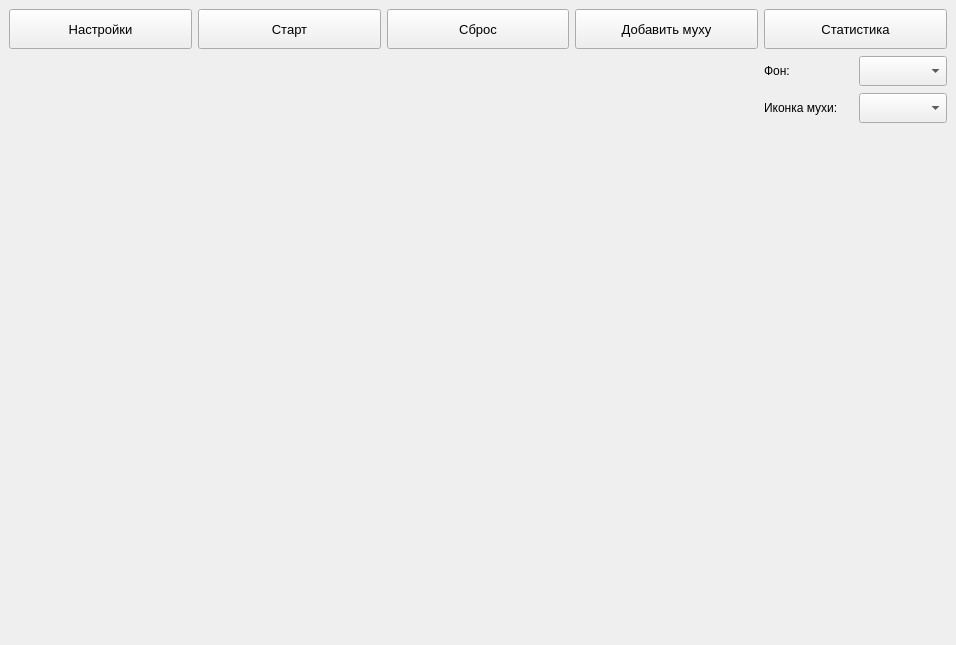
<?xml version="1.0" encoding="UTF-8"?>
<ui version="4.0">
 <class>MainWindow</class>
 <widget class="QMainWindow" name="MainWindow">
  <property name="geometry">
   <rect>
    <x>0</x>
    <y>0</y>
    <width>956</width>
    <height>645</height>
   </rect>
  </property>
  <property name="minimumSize">
   <size>
    <width>640</width>
    <height>480</height>
   </size>
  </property>
  <property name="windowTitle">
   <string>Симулятор поведения мух</string>
  </property>
  <property name="windowIcon">
   <iconset resource="resources.qrc">
    <normaloff>:/images/fly6.png</normaloff>:/images/fly6.png</iconset>
  </property>
  <widget class="QWidget" name="centralwidget">
   <layout class="QGridLayout" name="gridLayout_2">
    <item row="0" column="0">
     <layout class="QGridLayout" name="gridLayout">
      <item row="0" column="0">
       <widget class="QPushButton" name="settingsButton">
        <property name="sizePolicy">
         <sizepolicy hsizetype="Minimum" vsizetype="Fixed">
          <horstretch>0</horstretch>
          <verstretch>0</verstretch>
         </sizepolicy>
        </property>
        <property name="minimumSize">
         <size>
          <width>0</width>
          <height>40</height>
         </size>
        </property>
        <property name="maximumSize">
         <size>
          <width>16777215</width>
          <height>40</height>
         </size>
        </property>
        <property name="font">
         <font>
          <pointsize>10</pointsize>
         </font>
        </property>
        <property name="text">
         <string>Настройки</string>
        </property>
       </widget>
      </item>
      <item row="0" column="1">
       <widget class="QPushButton" name="startStopButton">
        <property name="sizePolicy">
         <sizepolicy hsizetype="Minimum" vsizetype="Fixed">
          <horstretch>0</horstretch>
          <verstretch>0</verstretch>
         </sizepolicy>
        </property>
        <property name="minimumSize">
         <size>
          <width>0</width>
          <height>40</height>
         </size>
        </property>
        <property name="maximumSize">
         <size>
          <width>16777215</width>
          <height>40</height>
         </size>
        </property>
        <property name="font">
         <font>
          <pointsize>10</pointsize>
         </font>
        </property>
        <property name="text">
         <string>Старт</string>
        </property>
       </widget>
      </item>
      <item row="0" column="2">
       <widget class="QPushButton" name="resetButton">
        <property name="minimumSize">
         <size>
          <width>0</width>
          <height>40</height>
         </size>
        </property>
        <property name="maximumSize">
         <size>
          <width>16777215</width>
          <height>40</height>
         </size>
        </property>
        <property name="font">
         <font>
          <pointsize>10</pointsize>
         </font>
        </property>
        <property name="text">
         <string>Сброс</string>
        </property>
       </widget>
      </item>
      <item row="0" column="3">
       <widget class="QPushButton" name="addFlyButton">
        <property name="minimumSize">
         <size>
          <width>0</width>
          <height>40</height>
         </size>
        </property>
        <property name="maximumSize">
         <size>
          <width>16777215</width>
          <height>40</height>
         </size>
        </property>
        <property name="font">
         <font>
          <pointsize>10</pointsize>
         </font>
        </property>
        <property name="text">
         <string>Добавить муху</string>
        </property>
       </widget>
      </item>
      <item row="0" column="4">
       <widget class="QPushButton" name="statisticsButton">
        <property name="minimumSize">
         <size>
          <width>0</width>
          <height>40</height>
         </size>
        </property>
        <property name="maximumSize">
         <size>
          <width>16777215</width>
          <height>40</height>
         </size>
        </property>
        <property name="font">
         <font>
          <pointsize>10</pointsize>
         </font>
        </property>
        <property name="text">
         <string>Статистика</string>
        </property>
       </widget>
      </item>
      <item row="1" column="0">
       <widget class="QLabel" name="overallInfoLabel">
        <property name="minimumSize">
         <size>
          <width>0</width>
          <height>70</height>
         </size>
        </property>
        <property name="maximumSize">
         <size>
          <width>16777215</width>
          <height>70</height>
         </size>
        </property>
        <property name="text">
         <string/>
        </property>
       </widget>
      </item>
      <item row="2" column="0" colspan="5">
       <widget class="SimulationViewerWidget" name="flySimulationWidget" native="true"/>
      </item>
      <item row="1" column="4">
       <layout class="QGridLayout" name="gridLayout_3">
        <item row="0" column="0">
         <widget class="QLabel" name="backgroundTextLabel">
          <property name="text">
           <string>Фон:</string>
          </property>
         </widget>
        </item>
        <item row="1" column="0">
         <widget class="QLabel" name="flyIconTextLabel">
          <property name="text">
           <string>Иконка мухи:</string>
          </property>
         </widget>
        </item>
        <item row="0" column="1">
         <widget class="QComboBox" name="backgroundComboBox">
          <property name="minimumSize">
           <size>
            <width>0</width>
            <height>30</height>
           </size>
          </property>
          <property name="currentIndex">
           <number>2</number>
          </property>
          <item>
           <property name="text">
            <string>Нет фона</string>
           </property>
          </item>
          <item>
           <property name="text">
            <string/>
           </property>
          </item>
          <item>
           <property name="text">
            <string/>
           </property>
          </item>
          <item>
           <property name="text">
            <string/>
           </property>
          </item>
          <item>
           <property name="text">
            <string/>
           </property>
          </item>
          <item>
           <property name="text">
            <string/>
           </property>
          </item>
          <item>
           <property name="text">
            <string/>
           </property>
          </item>
         </widget>
        </item>
        <item row="1" column="1">
         <widget class="QComboBox" name="flyIconComboBox">
          <property name="minimumSize">
           <size>
            <width>0</width>
            <height>30</height>
           </size>
          </property>
          <item>
           <property name="text">
            <string/>
           </property>
          </item>
          <item>
           <property name="text">
            <string/>
           </property>
          </item>
          <item>
           <property name="text">
            <string/>
           </property>
          </item>
          <item>
           <property name="text">
            <string/>
           </property>
          </item>
          <item>
           <property name="text">
            <string/>
           </property>
          </item>
          <item>
           <property name="text">
            <string/>
           </property>
          </item>
          <item>
           <property name="text">
            <string/>
           </property>
          </item>
          <item>
           <property name="text">
            <string/>
           </property>
          </item>
         </widget>
        </item>
       </layout>
      </item>
      <item row="1" column="1" colspan="2">
       <widget class="QLabel" name="hintLabel">
        <property name="minimumSize">
         <size>
          <width>0</width>
          <height>70</height>
         </size>
        </property>
        <property name="maximumSize">
         <size>
          <width>16777215</width>
          <height>70</height>
         </size>
        </property>
        <property name="text">
         <string/>
        </property>
        <property name="wordWrap">
         <bool>true</bool>
        </property>
       </widget>
      </item>
     </layout>
    </item>
   </layout>
  </widget>
  <widget class="QMenuBar" name="menubar">
   <property name="geometry">
    <rect>
     <x>0</x>
     <y>0</y>
     <width>956</width>
     <height>21</height>
    </rect>
   </property>
  </widget>
 </widget>
 <customwidgets>
  <customwidget>
   <class>SimulationViewerWidget</class>
   <extends>QWidget</extends>
   <header>simulationviewerwidget.h</header>
  </customwidget>
 </customwidgets>
 <resources>
  <include location="resources.qrc"/>
 </resources>
 <connections/>
</ui>
